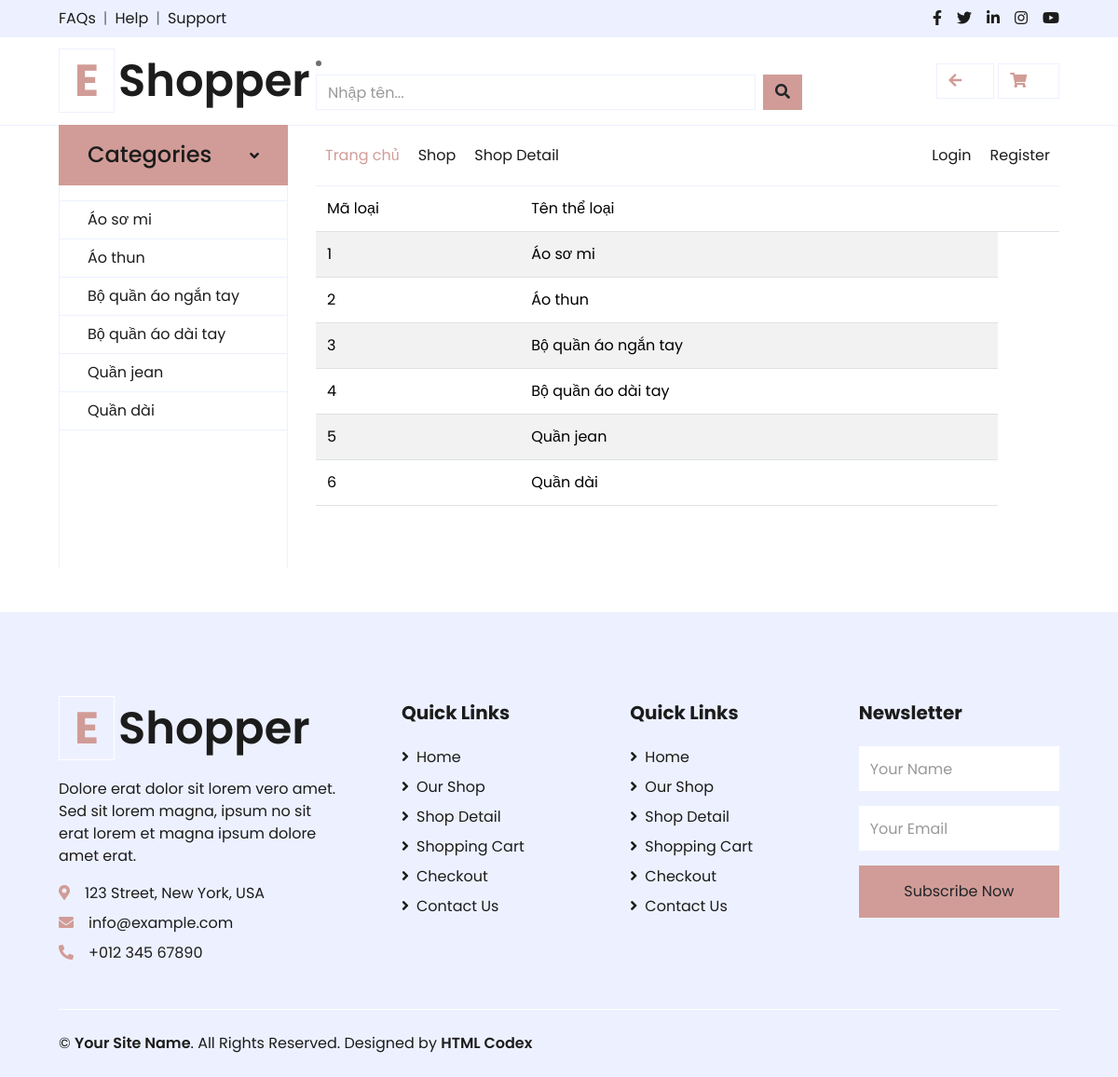
Screenshot of /childfashion/dmloai with the database file from the repository.
### childfashion/models.py (models this page shows)
class Loai(models.Model):
    TenLoai = models.CharField(max_length=100)

### childfashion/views.py (the view)
# urls.py: path('dmloai', views.DMLoai, name='dmloai'),
def DMLoai(request):
    data = {
        "DMLoai": Loai.objects.all(),
    }
    return render(request, 'pages/DMLoai.html', data)

### childfashion/context_processors.py (called while the page is built)
def categories(request):
    categories = Loai.objects.all()
    return {
        'categories':categories
    }

### childfashion/templates/pages/DMLoai.html (shortened to what this page needs)
{% extends "page/layout.html" %}
{% block content %}
<table class="table table-striped table-hover">
    <thead class="thead-dark bg-secondary">
        <tr>
            <td>Mã loại</td>
            <td>Tên thể loại</td>
            <td> </td>
        </tr>
    </thead>
    {% for tl in DMLoai %}
    <tr>
        <td>{{tl.id}}</td>
        <td>{{tl.TenLoai}}</td>
    </tr>
    {% endfor %}
</table>
{% endblock %}

### childfashion/templates/page/layout.html (shortened to what this page needs)
<!DOCTYPE html>
<html>
<head>
    {% load static %}
    <link rel="stylesheet" href="{% static 'css/bootstrap.min.css' %}" type="text/css">
    <link rel="stylesheet" href="{% static 'css/style.min.css' %}" type="text/css">
    <link href="{% static 'fontawesomefree/css/all.min.css' %}" rel="stylesheet" type="text/css">
    <link rel="stylesheet" href="{% static 'css/style.css' %}" type="text/css">
    <link href="https://cdnjs.cloudflare.com/ajax/libs/font-awesome/5.10.0/css/all.min.css" rel="stylesheet">
    <link href="lib/owlcarousel/assets/owl.carousel.min.css" rel="stylesheet">
</head>
<body>
    <div class="container-fluid">
        <div class="row bg-secondary py-2 px-xl-5">
            <div class="col-lg-6 d-none d-lg-block">
                <div class="d-inline-flex align-items-center">
                    <a class="text-dark" href="">FAQs</a>
                    <span class="text-muted px-2">|</span>
                    <a class="text-dark" href="">Help</a>
                    <span class="text-muted px-2">|</span>
                    <a class="text-dark" href="">Support</a>
                </div>
            </div>
            <div class="col-lg-6 text-center text-lg-right">
                <div class="d-inline-flex align-items-center">
                    <a class="text-dark px-2" href="">
                        <i class="fab fa-facebook-f"></i>
                    </a>
                    <a class="text-dark px-2" href="">
                        <i class="fab fa-twitter"></i>
                    </a>
                    <a class="text-dark px-2" href="">
                        <i class="fab fa-linkedin-in"></i>
                    </a>
                    <a class="text-dark px-2" href="">
                        <i class="fab fa-instagram"></i>
                    </a>
                    <a class="text-dark pl-2" href="">
                        <i class="fab fa-youtube"></i>
                    </a>
                </div>
            </div>
        </div>
        <div class="row align-items-center py-3 px-xl-5">
            <div class="col-lg-3 d-none d-lg-block">
                <a href="" class="text-decoration-none">
                    <h1 class="m-0 display-5 font-weight-semi-bold"><span class="text-primary font-weight-bold border px-3 mr-1">E</span>Shopper</h1>
                </a>
            </div>
            <div class="col-lg-6 col-6 text-left">
                <li class="nav-item">
                    <form class="d-flex" role = "search" method="POST" action="{% url 'search' %}">
                        <input class="form-control me-2" type="search" placeholder="Nhập tên...
                        " aria-label="Search" name="searched"  >
                        <button type="submit" class="btn btn-primary" data-mdb-ripple-init >
                            <i class="fas fa-search"></i>
                        </button>
                    </form>
                </li>
            </div>
            <div class="col-lg-3 col-6 text-right">
                <a href="{% url 'dssp2' %}" class="btn border">
                    <i class="fas fa-arrow-left text-primary"></i>
                    <span class="badge">0</span>
                </a>
                <a href="{% url 'giohang' %}" class="btn border">
                    <i class="fas fa-shopping-cart text-primary"></i>
                    <span class="badge">0</span>
                </a>
            </div>
        </div>
    </div>
    <div class="container-fluid mb-5">
        <div class="row border-top px-xl-5">
            <div class="col-lg-3 d-none d-lg-block">
                <a id="navbar-vertical-button" class="btn shadow-none d-flex align-items-center justify-content-between bg-primary text-white w-100" href="javascript:void(0);" style="height: 65px; margin-top: -1px; padding: 0 30px;">
                    <h4 class="m-0">Categories</h4>
                    <i class="fa fa-angle-down text-dark"></i>
                </a>
                <nav class="collapse show navbar navbar-vertical navbar-light align-items-start p-0 border border-top-0 border-bottom-0" id="navbar-vertical">
                    <div class="navbar-nav w-100 overflow-hidden" style="height: 410px">
                        <div class="nav-item dropdown">
                            <a href="#" class="nav-link" data-toggle="dropdown"></a>
                        </div>
                        {% for category in categories %}
                            <a href="/childfashion/category/{{category.id}}" class="nav-item nav-link">{{ category.TenLoai }}</a>
                        {% endfor %}
                    </div>
                </nav>
            </div>
            <div class="col-lg-9">
                <nav class="navbar navbar-expand-lg bg-light navbar-light py-3 py-lg-0 px-0">
                    <div class="collapse navbar-collapse justify-content-between" id="navbarCollapse">
                        <div class="navbar-nav mr-auto py-0">
                            <a href="/childfashion/" class="nav-item nav-link active">Trang chủ</a>
                            <a href="{% url 'dssp2' %}" class="nav-item nav-link">Shop</a>
                            <a href="{% url 'dssp1' %}" class="nav-item nav-link">Shop Detail</a>
                        </div>
                        {% if user.username %}
                        <p>Xin chào {{user.username}}</p>
                        <p><a href="{% url 'logout' %}">Đăng xuất</a></p>
                        {% else %}
                        <div class="navbar-nav ml-auto py-0">
                            <a href="{% url 'login' %}" class="nav-item nav-link">Login</a>
                            <a href="{% url 'register' %}" class="nav-item nav-link">Register</a>
                        </div>
                        {% endif %}
                    </div>
                </nav>
                {% block content %}
                {% endblock %}
            </div>
        </div>
    </div>
    <div class="container-fluid bg-secondary text-dark mt-5 pt-5">
        <div class="row px-xl-5 pt-5">
            <div class="col-lg-4 col-md-12 mb-5 pr-3 pr-xl-5">
                <a href="" class="text-decoration-none">
                    <h1 class="mb-4 display-5 font-weight-semi-bold"><span class="text-primary font-weight-bold border border-white px-3 mr-1">E</span>Shopper</h1>
                </a>
                <p>Dolore erat dolor sit lorem vero amet. Sed sit lorem magna, ipsum no sit erat lorem et magna ipsum dolore amet erat.</p>
                <p class="mb-2"><i class="fa fa-map-marker-alt text-primary mr-3"></i>123 Street, New York, USA</p>
                <p class="mb-2"><i class="fa fa-envelope text-primary mr-3"></i>info@example.com</p>
                <p class="mb-0"><i class="fa fa-phone-alt text-primary mr-3"></i>+012 345 67890</p>
            </div>
            <div class="col-lg-8 col-md-12">
                <div class="row">
                    <div class="col-md-4 mb-5">
                        <h5 class="font-weight-bold text-dark mb-4">Quick Links</h5>
                        <div class="d-flex flex-column justify-content-start">
                            <a class="text-dark mb-2" href="index.html"><i class="fa fa-angle-right mr-2"></i>Home</a>
                            <a class="text-dark mb-2" href="shop.html"><i class="fa fa-angle-right mr-2"></i>Our Shop</a>
                            <a class="text-dark mb-2" href="detail.html"><i class="fa fa-angle-right mr-2"></i>Shop Detail</a>
                            <a class="text-dark mb-2" href="cart.html"><i class="fa fa-angle-right mr-2"></i>Shopping Cart</a>
                            <a class="text-dark mb-2" href="checkout.html"><i class="fa fa-angle-right mr-2"></i>Checkout</a>
                            <a class="text-dark" href="contact.html"><i class="fa fa-angle-right mr-2"></i>Contact Us</a>
                        </div>
                    </div>
                    <div class="col-md-4 mb-5">
                        <h5 class="font-weight-bold text-dark mb-4">Quick Links</h5>
                        <div class="d-flex flex-column justify-content-start">
                            <a class="text-dark mb-2" href="index.html"><i class="fa fa-angle-right mr-2"></i>Home</a>
                            <a class="text-dark mb-2" href="shop.html"><i class="fa fa-angle-right mr-2"></i>Our Shop</a>
                            <a class="text-dark mb-2" href="detail.html"><i class="fa fa-angle-right mr-2"></i>Shop Detail</a>
                            <a class="text-dark mb-2" href="cart.html"><i class="fa fa-angle-right mr-2"></i>Shopping Cart</a>
                            <a class="text-dark mb-2" href="checkout.html"><i class="fa fa-angle-right mr-2"></i>Checkout</a>
                            <a class="text-dark" href="contact.html"><i class="fa fa-angle-right mr-2"></i>Contact Us</a>
                        </div>
                    </div>
                    <div class="col-md-4 mb-5">
                        <h5 class="font-weight-bold text-dark mb-4">Newsletter</h5>
                        <form action="">
                            <div class="form-group">
                                <input type="text" class="form-control border-0 py-4" placeholder="Your Name" required="required" />
                            </div>
                            <div class="form-group">
                                <input type="email" class="form-control border-0 py-4" placeholder="Your Email"
                                    required="required" />
                            </div>
                            <div>
                                <button class="btn btn-primary btn-block border-0 py-3" type="submit">Subscribe Now</button>
                            </div>
                        </form>
                    </div>
                </div>
            </div>
        </div>
        <div class="row border-top border-light mx-xl-5 py-4">
            <div class="col-md-6 px-xl-0">
                <p class="mb-md-0 text-center text-md-left text-dark">
                    &copy; <a class="text-dark font-weight-semi-bold" href="#">Your Site Name</a>. All Rights Reserved.
					Designed by <a class="text-dark font-weight-semi-bold" href="https://htmlcodex.com">HTML Codex</a>
                </p>
            </div>
            <div class="col-md-6 px-xl-0 text-center text-md-right">
            </div>
        </div>
    </div>
</body>
</html>

### childfashion/templates/page/layout.html (style rules this page uses)
#navbar-vertical { display: block; }

### rows the page displays
Loai: TenLoai "Áo sơ mi", id "1"
Loai: TenLoai "Áo thun", id "2"
Loai: TenLoai "Bộ quần áo ngắn tay", id "3"
Loai: TenLoai "Bộ quần áo dài tay", id "4"
Loai: TenLoai "Quần jean", id "5"
Loai: TenLoai "Quần dài", id "6"
